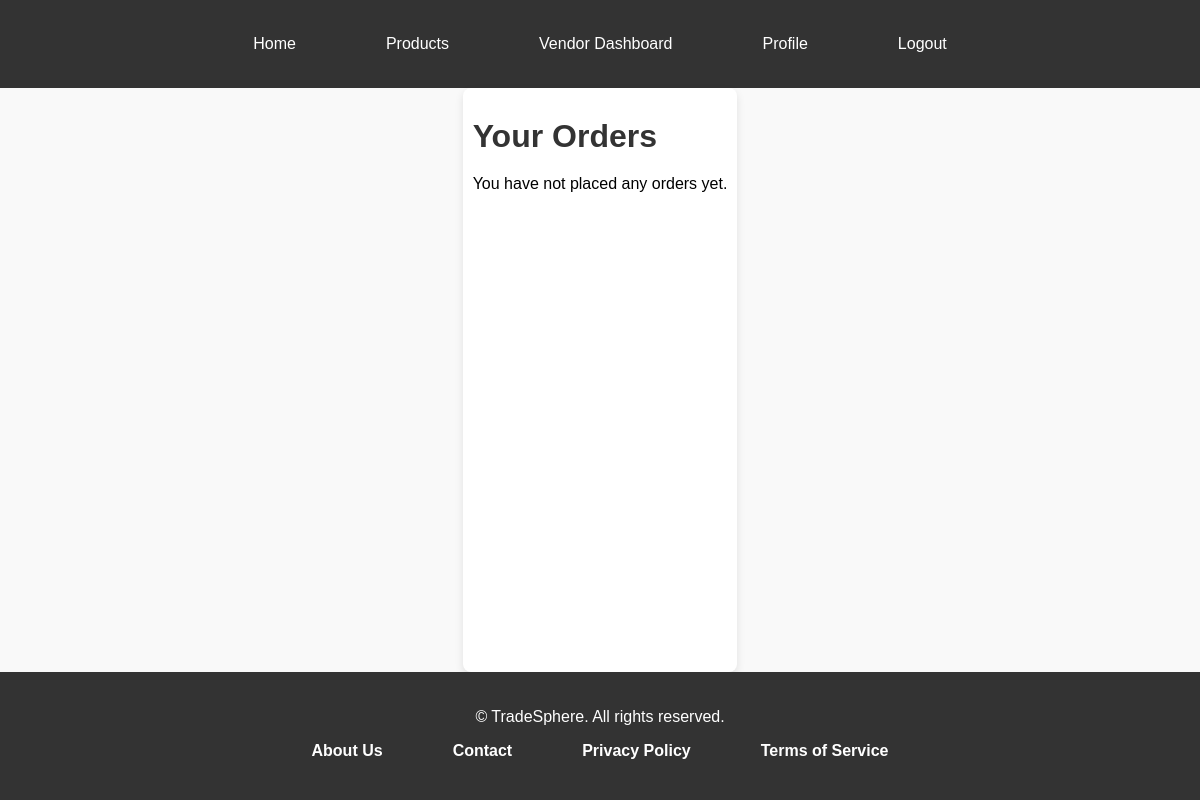
The page /orders/ (signed in) on the database as committed earlier.
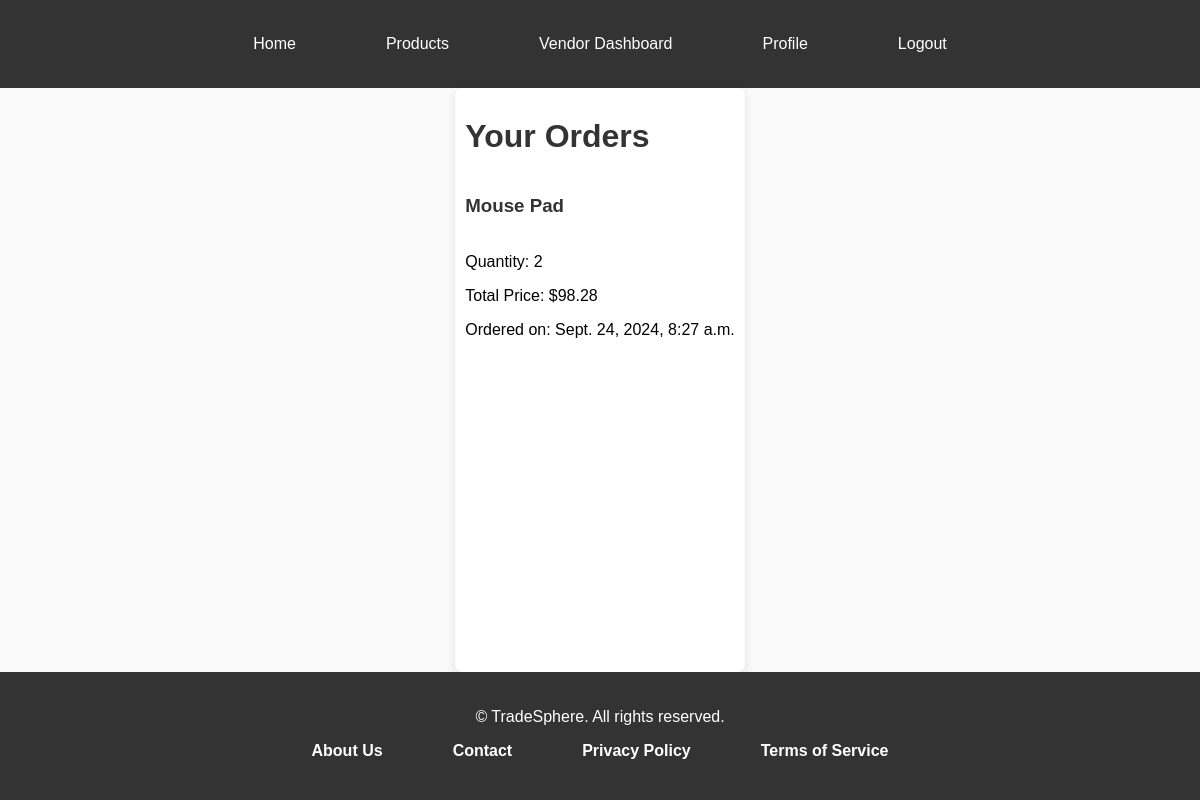
The same page on the database as committed later.
### marketplace/models.py (models this page shows, shortened)
class Order(models.Model):
    user = models.ForeignKey(User, on_delete=models.CASCADE, related_name='orders')
    product = models.ForeignKey(Product, on_delete=models.CASCADE, related_name='orders')
    quantity = models.PositiveIntegerField()
    total_price = models.DecimalField(max_digits=10, decimal_places=2)
    created_at = models.DateTimeField(auto_now_add=True)

class Product(models.Model):
    vendor = models.ForeignKey(Vendor, on_delete=models.CASCADE, related_name='products')
    category = models.ForeignKey(Category, on_delete=models.CASCADE, related_name='products')
    name = models.CharField(max_length=255)
    description = models.TextField()
    price = models.DecimalField(max_digits=10, decimal_places=2)
    image = models.ImageField(upload_to='products/', blank=True, null=True)
    created_at = models.DateTimeField(auto_now_add=True)
    updated_at = models.DateTimeField(auto_now=True)

### marketplace/views.py (the view)
# urls.py: path('orders/', views.user_orders, name='user_orders'),
@login_required
def user_orders(request):
    orders = Order.objects.filter(user=request.user)
    return render(request, 'marketplace/user_orders.html', {'orders': orders})

### templates/marketplace/user_orders.html (shortened to what this page needs)
{% extends 'marketplace/base.html' %}
{% block content %}
<h1>Your Orders</h1>
<ul>
    {% for order in orders %}
        <li>
            <h3>{{ order.product.name }}</h3>
            <p>Quantity: {{ order.quantity }}</p>
            <p>Total Price: ${{ order.total_price }}</p>
            <p>Ordered on: {{ order.created_at }}</p>
        </li>
    {% empty %}
        <li>You have not placed any orders yet.</li>
    {% endfor %}
</ul>
{% endblock %}

Rows that differ between the two databases and show on the page:
added Order: product.name "Mouse Pad", quantity "2", total_price "98.28", created_at "Sept. 24, 2024, 8:27 a.m."
Other text that changed with them:
text no longer shown: "You have not placed any orders yet."
